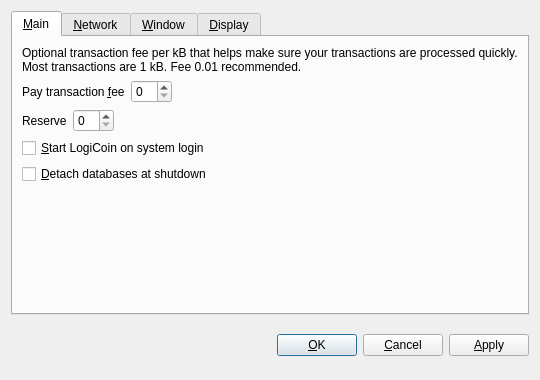
<?xml version="1.0" encoding="UTF-8"?>
<ui version="4.0">
 <class>OptionsDialog</class>
 <widget class="QDialog" name="OptionsDialog">
  <property name="geometry">
   <rect>
    <x>0</x>
    <y>0</y>
    <width>540</width>
    <height>380</height>
   </rect>
  </property>
  <property name="windowTitle">
   <string>Options</string>
  </property>
  <property name="modal">
   <bool>true</bool>
  </property>
  <layout class="QVBoxLayout" name="verticalLayout">
   <item>
    <widget class="QTabWidget" name="tabWidget">
     <property name="tabPosition">
      <enum>QTabWidget::North</enum>
     </property>
     <property name="currentIndex">
      <number>0</number>
     </property>
     <widget class="QWidget" name="tabMain">
      <attribute name="title">
       <string>&amp;Main</string>
      </attribute>
      <layout class="QVBoxLayout" name="verticalLayout_Main">
       <item>
        <widget class="QLabel" name="transactionFeeInfoLabel">
         <property name="text">
          <string>Optional transaction fee per kB that helps make sure your transactions are processed quickly. Most transactions are 1 kB. Fee 0.01 recommended.</string>
         </property>
         <property name="textFormat">
          <enum>Qt::PlainText</enum>
         </property>
         <property name="wordWrap">
          <bool>true</bool>
         </property>
        </widget>
       </item>
       <item>
        <layout class="QHBoxLayout" name="horizontalLayoutFee">
         <item>
          <widget class="QLabel" name="transactionFeeLabel">
           <property name="text">
            <string>Pay transaction &amp;fee</string>
           </property>
           <property name="textFormat">
            <enum>Qt::PlainText</enum>
           </property>
           <property name="buddy">
            <cstring>transactionFee</cstring>
           </property>
          </widget>
         </item>
         <item>
          <widget class="BitcoinAmountField" name="transactionFee"/>
         </item>
         <item>
          <spacer name="horizontalSpacerFee">
           <property name="orientation">
            <enum>Qt::Horizontal</enum>
           </property>
           <property name="sizeHint" stdset="0">
            <size>
             <width>40</width>
             <height>20</height>
            </size>
           </property>
          </spacer>
         </item>
        </layout>
       </item>
       <item>
        <layout class="QHBoxLayout" name="horizontalLayoutReserveBalance">
         <item>
          <widget class="QLabel" name="reserveBalanceLabel">
           <property name="text">
            <string>Reserve</string>
           </property>
           <property name="textFormat">
            <enum>Qt::PlainText</enum>
           </property>
           <property name="buddy">
            <cstring>reserveBalance</cstring>
           </property>
          </widget>
         </item>
         <item>
          <widget class="BitcoinAmountField" name="reserveBalance"/>
         </item>
         <item>
          <spacer name="horizontalSpacerReserveBalance">
           <property name="orientation">
            <enum>Qt::Horizontal</enum>
           </property>
           <property name="sizeHint" stdset="0">
            <size>
             <width>40</width>
             <height>20</height>
            </size>
           </property>
          </spacer>
         </item>
        </layout>
       </item>
       <item>
        <widget class="QCheckBox" name="bitcoinAtStartup">
         <property name="toolTip">
          <string>Automatically start LogiCoin after logging in to the system.</string>
         </property>
         <property name="text">
          <string>&amp;Start LogiCoin on system login</string>
         </property>
        </widget>
       </item>
       <item>
        <widget class="QCheckBox" name="detachDatabases">
         <property name="toolTip">
          <string>Detach block and address databases at shutdown. This means they can be moved to another data directory, but it slows down shutdown. The wallet is always detached.</string>
         </property>
         <property name="text">
          <string>&amp;Detach databases at shutdown</string>
         </property>
        </widget>
       </item>
       <item>
        <spacer name="verticalSpacer_Main">
         <property name="orientation">
          <enum>Qt::Vertical</enum>
         </property>
         <property name="sizeHint" stdset="0">
          <size>
           <width>20</width>
           <height>40</height>
          </size>
         </property>
        </spacer>
       </item>
      </layout>
     </widget>
     <widget class="QWidget" name="tabNetwork">
      <attribute name="title">
       <string>&amp;Network</string>
      </attribute>
      <layout class="QVBoxLayout" name="verticalLayout_Network">
       <item>
        <widget class="QCheckBox" name="mapPortUpnp">
         <property name="toolTip">
          <string>Automatically open the LogiCoin client port on the router. This only works when your router supports UPnP and it is enabled.</string>
         </property>
         <property name="text">
          <string>Map port using &amp;UPnP</string>
         </property>
        </widget>
       </item>
       <item>
        <widget class="QCheckBox" name="connectSocks">
         <property name="toolTip">
          <string>Connect to the LogiCoin network through a SOCKS proxy (e.g. when connecting through Tor).</string>
         </property>
         <property name="text">
          <string>&amp;Connect through SOCKS proxy:</string>
         </property>
        </widget>
       </item>
       <item>
        <layout class="QHBoxLayout" name="horizontalLayout_Network">
         <item>
          <widget class="QLabel" name="proxyIpLabel">
           <property name="text">
            <string>Proxy &amp;IP:</string>
           </property>
           <property name="textFormat">
            <enum>Qt::PlainText</enum>
           </property>
           <property name="buddy">
            <cstring>proxyIp</cstring>
           </property>
          </widget>
         </item>
         <item>
          <widget class="QValidatedLineEdit" name="proxyIp">
           <property name="maximumSize">
            <size>
             <width>140</width>
             <height>16777215</height>
            </size>
           </property>
           <property name="toolTip">
            <string>IP address of the proxy (e.g. 127.0.0.1)</string>
           </property>
          </widget>
         </item>
         <item>
          <widget class="QLabel" name="proxyPortLabel">
           <property name="text">
            <string>&amp;Port:</string>
           </property>
           <property name="textFormat">
            <enum>Qt::PlainText</enum>
           </property>
           <property name="buddy">
            <cstring>proxyPort</cstring>
           </property>
          </widget>
         </item>
         <item>
          <widget class="QLineEdit" name="proxyPort">
           <property name="maximumSize">
            <size>
             <width>55</width>
             <height>16777215</height>
            </size>
           </property>
           <property name="toolTip">
            <string>Port of the proxy (e.g. 9050)</string>
           </property>
          </widget>
         </item>
         <item>
          <widget class="QLabel" name="socksVersionLabel">
           <property name="text">
            <string>SOCKS &amp;Version:</string>
           </property>
           <property name="textFormat">
            <enum>Qt::PlainText</enum>
           </property>
           <property name="buddy">
            <cstring>socksVersion</cstring>
           </property>
          </widget>
         </item>
         <item>
          <widget class="QValueComboBox" name="socksVersion">
           <property name="toolTip">
            <string>SOCKS version of the proxy (e.g. 5)</string>
           </property>
          </widget>
         </item>
         <item>
          <spacer name="horizontalSpacer_Network">
           <property name="orientation">
            <enum>Qt::Horizontal</enum>
           </property>
           <property name="sizeHint" stdset="0">
            <size>
             <width>40</width>
             <height>20</height>
            </size>
           </property>
          </spacer>
         </item>
        </layout>
       </item>
       <item>
        <spacer name="verticalSpacer_Network">
         <property name="orientation">
          <enum>Qt::Vertical</enum>
         </property>
         <property name="sizeHint" stdset="0">
          <size>
           <width>20</width>
           <height>40</height>
          </size>
         </property>
        </spacer>
       </item>
      </layout>
     </widget>
     <widget class="QWidget" name="tabWindow">
      <attribute name="title">
       <string>&amp;Window</string>
      </attribute>
      <layout class="QVBoxLayout" name="verticalLayout_Window">
       <item>
        <widget class="QCheckBox" name="minimizeToTray">
         <property name="toolTip">
          <string>Show only a tray icon after minimizing the window.</string>
         </property>
         <property name="text">
          <string>&amp;Minimize to the tray instead of the taskbar</string>
         </property>
        </widget>
       </item>
       <item>
        <widget class="QCheckBox" name="minimizeOnClose">
         <property name="toolTip">
          <string>Minimize instead of exit the application when the window is closed. When this option is enabled, the application will be closed only after selecting Quit in the menu.</string>
         </property>
         <property name="text">
          <string>M&amp;inimize on close</string>
         </property>
        </widget>
       </item>
       <item>
        <spacer name="verticalSpacer_Window">
         <property name="orientation">
          <enum>Qt::Vertical</enum>
         </property>
         <property name="sizeHint" stdset="0">
          <size>
           <width>20</width>
           <height>40</height>
          </size>
         </property>
        </spacer>
       </item>
      </layout>
     </widget>
     <widget class="QWidget" name="tabDisplay">
      <attribute name="title">
       <string>&amp;Display</string>
      </attribute>
      <layout class="QVBoxLayout" name="verticalLayout_Display">
       <item>
        <layout class="QHBoxLayout" name="horizontalLayout_1_Display">
         <item>
          <widget class="QLabel" name="langLabel">
           <property name="text">
            <string>User Interface &amp;language:</string>
           </property>
           <property name="textFormat">
            <enum>Qt::PlainText</enum>
           </property>
           <property name="buddy">
            <cstring>lang</cstring>
           </property>
          </widget>
         </item>
         <item>
          <widget class="QValueComboBox" name="lang">
           <property name="toolTip">
            <string>The user interface language can be set here. This setting will take effect after restarting LogiCoin.</string>
           </property>
          </widget>
         </item>
        </layout>
       </item>
       <item>
        <layout class="QHBoxLayout" name="horizontalLayout_2_Display">
         <item>
          <widget class="QLabel" name="unitLabel">
           <property name="text">
            <string>&amp;Unit to show amounts in:</string>
           </property>
           <property name="textFormat">
            <enum>Qt::PlainText</enum>
           </property>
           <property name="buddy">
            <cstring>unit</cstring>
           </property>
          </widget>
         </item>
         <item>
          <widget class="QValueComboBox" name="unit">
           <property name="toolTip">
            <string>Choose the default subdivision unit to show in the interface and when sending coins.</string>
           </property>
          </widget>
         </item>
        </layout>
       </item>
       <item>
        <widget class="QCheckBox" name="displayAddresses">
         <property name="toolTip">
          <string>Whether to show LogiCoin addresses in the transaction list or not.</string>
         </property>
         <property name="text">
          <string>&amp;Display addresses in transaction list</string>
         </property>
        </widget>
       </item>
       <item>
        <widget class="QCheckBox" name="coinControlFeatures">
         <property name="toolTip">
          <string>Whether to show coin control features or not.</string>
         </property>
         <property name="text">
          <string>Display coin &amp;control features (experts only!)</string>
         </property>
        </widget>
       </item>
       <item>
        <spacer name="verticalSpacer_Display">
         <property name="orientation">
          <enum>Qt::Vertical</enum>
         </property>
         <property name="sizeHint" stdset="0">
          <size>
           <width>20</width>
           <height>40</height>
          </size>
         </property>
        </spacer>
       </item>
      </layout>
     </widget>
    </widget>
   </item>
   <item>
    <layout class="QHBoxLayout" name="horizontalLayout_Buttons">
     <item>
      <spacer name="horizontalSpacer_1">
       <property name="orientation">
        <enum>Qt::Horizontal</enum>
       </property>
       <property name="sizeHint" stdset="0">
        <size>
         <width>40</width>
         <height>48</height>
        </size>
       </property>
      </spacer>
     </item>
     <item>
      <widget class="QLabel" name="statusLabel">
       <property name="font">
        <font>
         <weight>75</weight>
         <bold>true</bold>
        </font>
       </property>
       <property name="text">
        <string/>
       </property>
       <property name="textFormat">
        <enum>Qt::PlainText</enum>
       </property>
       <property name="wordWrap">
        <bool>true</bool>
       </property>
      </widget>
     </item>
     <item>
      <spacer name="horizontalSpacer_2">
       <property name="orientation">
        <enum>Qt::Horizontal</enum>
       </property>
       <property name="sizeHint" stdset="0">
        <size>
         <width>40</width>
         <height>48</height>
        </size>
       </property>
      </spacer>
     </item>
     <item>
      <widget class="QPushButton" name="okButton">
       <property name="text">
        <string>&amp;OK</string>
       </property>
      </widget>
     </item>
     <item>
      <widget class="QPushButton" name="cancelButton">
       <property name="text">
        <string>&amp;Cancel</string>
       </property>
       <property name="autoDefault">
        <bool>false</bool>
       </property>
      </widget>
     </item>
     <item>
      <widget class="QPushButton" name="applyButton">
       <property name="text">
        <string>&amp;Apply</string>
       </property>
       <property name="autoDefault">
        <bool>false</bool>
       </property>
      </widget>
     </item>
    </layout>
   </item>
  </layout>
 </widget>
 <customwidgets>
  <customwidget>
   <class>BitcoinAmountField</class>
   <extends>QSpinBox</extends>
   <header>bitcoinamountfield.h</header>
  </customwidget>
  <customwidget>
   <class>QValueComboBox</class>
   <extends>QComboBox</extends>
   <header>qvaluecombobox.h</header>
  </customwidget>
  <customwidget>
   <class>QValidatedLineEdit</class>
   <extends>QLineEdit</extends>
   <header>qvalidatedlineedit.h</header>
  </customwidget>
 </customwidgets>
 <resources/>
 <connections/>
</ui>
